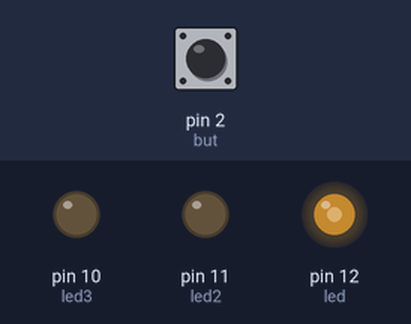
Bench run of a sketch on a simulated Arduino Uno, built with avr-gcc and run on an emulated ATmega328P. Shown: output pins drawn as LEDs (lit = HIGH). Dashed ring = blinking. The inputs (shaded band) are chosen by the test bench; at power-on: pin 2 (but) LOW.

Above: at 1.2 s.
1.3 s: pin 2 (but) pulled HIGH for 0.15 s
At 1.45 s:
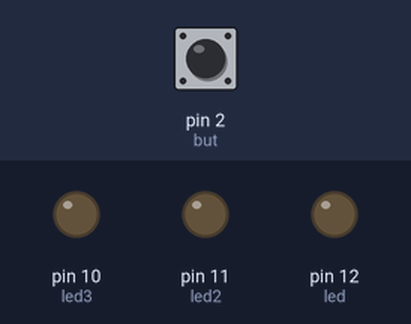
At 2.57 s:
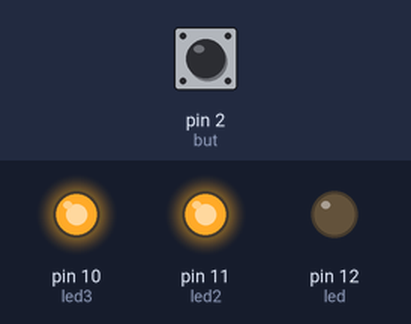
4.3 s: pin 2 (but) pulled HIGH for 3.2 s
9.8 s: pin 2 (but) pulled HIGH for 1 s
At 16.9 s:
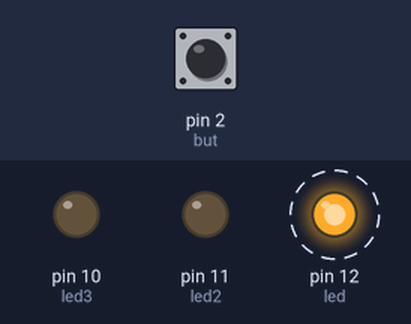
Timing chart, 0 to 19.5 s (numbered marks = the images above; inputs shaded):
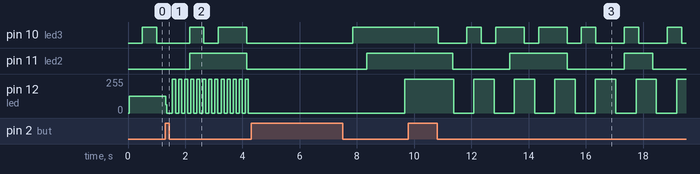

The sketch:

5.ino
```cpp
int led=12;
int led2=11;
int led3=10;
int but=2;
bool stat=false;
int tm=0;
unsigned long long time_=0;
unsigned long long time2_=0;
unsigned long long time3_=0;
bool stat2=false;
bool stat3=false;

void F2()
{
  tm=0;
  delay(50);
  if (digitalRead(but))
  {
    while (digitalRead(but))
    {
      tm++;
      delay(1);
    }
  }
}

void setup() {
  // put your setup code here, to run once:
  pinMode(led,OUTPUT);
  pinMode(led2,OUTPUT);
  pinMode(led3,OUTPUT);
  pinMode(but,INPUT);
  attachInterrupt(0,F2,RISING);
}

void loop() {
  // put your main code here, to run repeatedly:
  if (time_+tm/2<=millis())
  {
    digitalWrite(led,stat);
    stat=!stat;
    time_=millis();
  }
  if (time2_+1000<=millis())
  {
    digitalWrite(led2,stat);
    stat2=!stat2;
    time2_=millis();
  }
  if (time3_+500<=millis())
  {
    digitalWrite(led3,stat);
    stat3=!stat3;
    time3_=millis();
  }
}
```

Measured:
- after the input at 1.3 s, pin 11 (led2): LOW → HIGH after 0.85 s, → LOW 2.0 s later
- after the input at 9.8 s, pin 12 (led): alternates 255/255 for 0.71 s and 0/255 for 0.71 s, starting after 1.6 s
